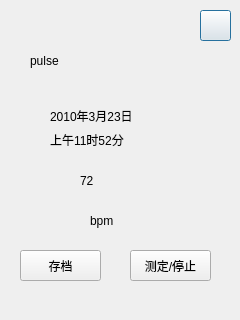
<?xml version="1.0" encoding="UTF-8"?>
<ui version="4.0">
 <class>Pulse</class>
 <widget class="QDialog" name="Pulse">
  <property name="geometry">
   <rect>
    <x>0</x>
    <y>0</y>
    <width>240</width>
    <height>320</height>
   </rect>
  </property>
  <property name="windowTitle">
   <string>Dialog</string>
  </property>
  <widget class="QLabel" name="timeLabel">
   <property name="geometry">
    <rect>
     <x>50</x>
     <y>130</y>
     <width>131</width>
     <height>20</height>
    </rect>
   </property>
   <property name="styleSheet">
    <string notr="true">font: 75 16pt &quot;微软雅黑&quot;;</string>
   </property>
   <property name="text">
    <string>上午11时52分</string>
   </property>
  </widget>
  <widget class="QPushButton" name="pushButton">
   <property name="geometry">
    <rect>
     <x>200</x>
     <y>10</y>
     <width>31</width>
     <height>31</height>
    </rect>
   </property>
   <property name="styleSheet">
    <string notr="true">background-image: url(:/image/index.png);</string>
   </property>
   <property name="text">
    <string/>
   </property>
  </widget>
  <widget class="QLabel" name="dateLabel">
   <property name="geometry">
    <rect>
     <x>50</x>
     <y>100</y>
     <width>151</width>
     <height>31</height>
    </rect>
   </property>
   <property name="styleSheet">
    <string notr="true">font: 75 16pt &quot;微软雅黑&quot;;</string>
   </property>
   <property name="text">
    <string>2010年3月23日</string>
   </property>
  </widget>
  <widget class="QLabel" name="numberLabel">
   <property name="geometry">
    <rect>
     <x>80</x>
     <y>150</y>
     <width>81</width>
     <height>61</height>
    </rect>
   </property>
   <property name="styleSheet">
    <string notr="true">font: 75 40pt &quot;微软雅黑&quot;;</string>
   </property>
   <property name="text">
    <string>72</string>
   </property>
  </widget>
  <widget class="QPushButton" name="testStopButton">
   <property name="geometry">
    <rect>
     <x>130</x>
     <y>250</y>
     <width>81</width>
     <height>31</height>
    </rect>
   </property>
   <property name="styleSheet">
    <string notr="true">font: 12pt &quot;微软雅黑&quot;;</string>
   </property>
   <property name="text">
    <string>测定/停止</string>
   </property>
  </widget>
  <widget class="QPushButton" name="registerButton">
   <property name="geometry">
    <rect>
     <x>20</x>
     <y>250</y>
     <width>81</width>
     <height>31</height>
    </rect>
   </property>
   <property name="styleSheet">
    <string notr="true">font: 12pt &quot;微软雅黑&quot;;</string>
   </property>
   <property name="text">
    <string>存档</string>
   </property>
  </widget>
  <widget class="QLabel" name="label_3">
   <property name="geometry">
    <rect>
     <x>30</x>
     <y>30</y>
     <width>161</width>
     <height>61</height>
    </rect>
   </property>
   <property name="styleSheet">
    <string notr="true">font: 75 35pt &quot;华文彩云&quot;;</string>
   </property>
   <property name="text">
    <string>pulse</string>
   </property>
  </widget>
  <widget class="QLabel" name="label">
   <property name="geometry">
    <rect>
     <x>90</x>
     <y>200</y>
     <width>51</width>
     <height>41</height>
    </rect>
   </property>
   <property name="styleSheet">
    <string notr="true">font: 75 16pt &quot;微软雅黑&quot;;</string>
   </property>
   <property name="text">
    <string>bpm</string>
   </property>
  </widget>
 </widget>
 <resources/>
 <connections/>
</ui>
